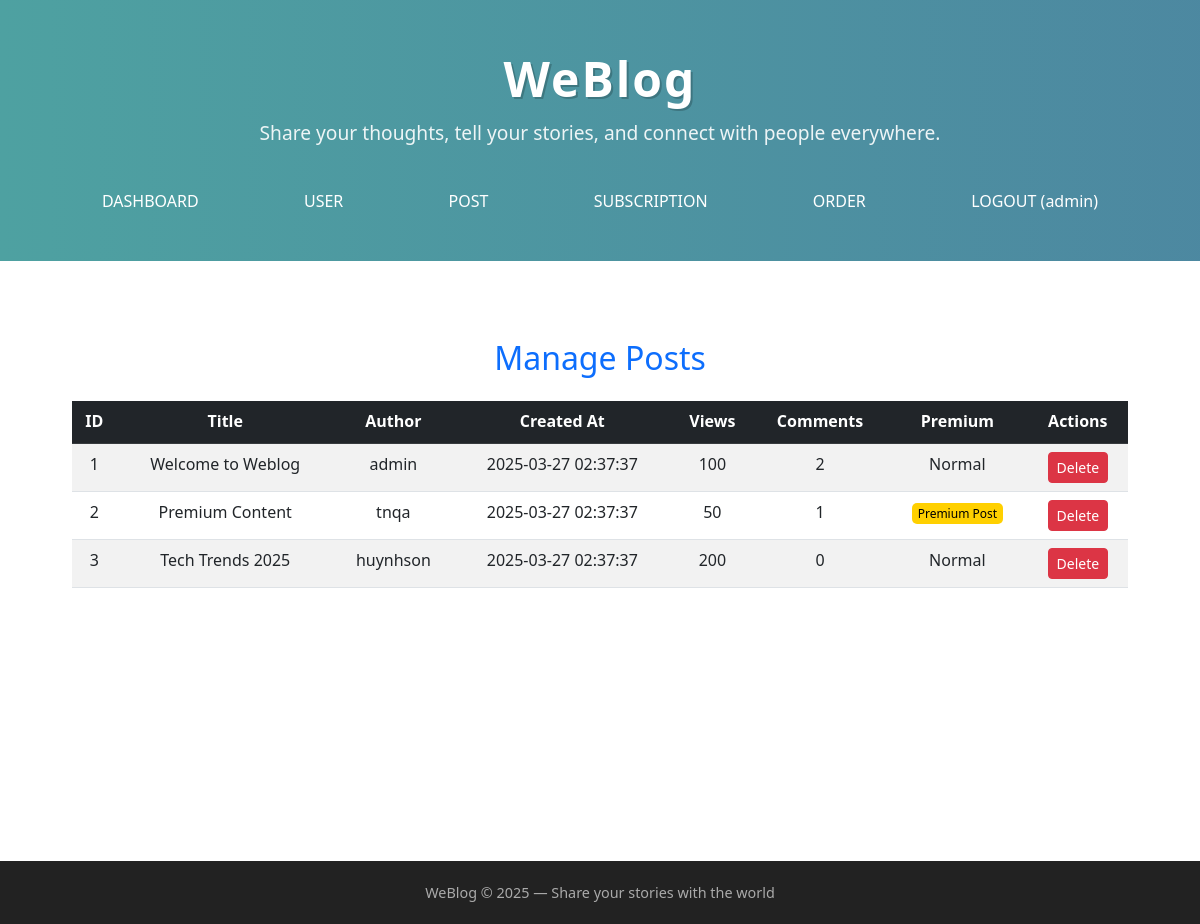
Screenshot of /admin/posts.php (signed in) with the database file from the repository.
### tables this page shows
CREATE TABLE posts (
  id INT AUTO_INCREMENT PRIMARY KEY,
  user_id INT,
  title VARCHAR(200),
  content TEXT,
  created_at DATETIME DEFAULT CURRENT_TIMESTAMP,
  views INT DEFAULT 0,
  premium BOOLEAN DEFAULT FALSE,
  thumbnail_path text NOT NULL,
  FOREIGN KEY (user_id) REFERENCES users(id) ON DELETE CASCADE
);

CREATE TABLE users (
  id INT AUTO_INCREMENT PRIMARY KEY,
  username VARCHAR(50) UNIQUE,
  password VARCHAR(100),
  email VARCHAR(100) UNIQUE,
  role_id INT,
  bio TEXT,
  avatar_path VARCHAR(255), 
  created_at DATETIME DEFAULT CURRENT_TIMESTAMP,
  FOREIGN KEY (role_id) REFERENCES roles(id) ON DELETE SET NULL
);

### admin/posts.php (the view, shortened to what this page needs)
<?php
include '../includes/header.php';
$query = "SELECT posts.id, posts.title, posts.created_at, posts.views, posts.premium, users.username,
                 (SELECT COUNT(*) FROM comments WHERE comments.post_id = posts.id) AS comment_count
          FROM posts
          JOIN users ON posts.user_id = users.id";
$result = mysqli_query($conn, $query);
?>
<link rel="stylesheet" href="https://cdn.jsdelivr.net/npm/bootstrap@5.3.0/dist/css/bootstrap.min.css">
<link rel="stylesheet" href="../assets/css/style.css">
<link rel="stylesheet" href="../assets/css/admin.css">
<div class="container mt-5">
    <h2 class="text-center text-primary mb-4">Manage Posts</h2>
    <div class="table-responsive">
        <table class="table table-striped table-hover">
            <thead class="table-dark">
                <tr>
                    <th>ID</th>
                    <th>Title</th>
                    <th>Author</th>
                    <th>Created At</th>
                    <th>Views</th>
                    <th>Comments</th>
                    <th>Premium</th>
                    <th>Actions</th>
                </tr>
            </thead>
            <tbody>
                <?php while ($row = mysqli_fetch_assoc($result)) { ?>
                    <tr>
                        <td><?php echo htmlspecialchars($row['id']); ?></td>
                        <td><?php echo htmlspecialchars($row['title']); ?></td>
                        <td><?php echo htmlspecialchars($row['username']); ?></td>
                        <td><?php echo htmlspecialchars($row['created_at']); ?></td>
                        <td><?php echo htmlspecialchars($row['views']); ?></td>
                        <td><?php echo htmlspecialchars($row['comment_count']); ?></td>
                        <td>
                            <?php echo $row['premium'] ? "<span class='premium'>Premium Post</span>" : "Normal"; ?>
                        </td>
                        <td>
                            <a href="delete_post.php?id=<?php echo $row['id']; ?>" class="btn btn-danger btn-sm" onclick="return confirm('Are you sure?');">Delete</a>
                        </td>
                    </tr>
                <?php } ?>
            </tbody>
        </table>
    </div>
</div>
<?php include '../includes/footer.php'; ?>

### assets/css/style.css (style rules this page uses)
* { margin: 0; padding: 0; box-sizing: border-box; }
body { font-family: 'Segoe UI', Tahoma, Geneva, Verdana, sans-serif; line-height: 1.6; }
.container { width: 90%; max-width: 1100px; margin: auto; text-align: center; }

### assets/css/admin.css (style rules this page uses)
.premium { background: #ffd000; color: #000; padding: 2px 6px; border-radius: 5px; font-size: 12px; }

### rows the page displays
posts: id "1", title "Welcome to Weblog", user.username "admin", created_at "2025-03-27 02:37:37", views "100", comment_count "2", premium "Normal"
posts: id "2", title "Premium Content", user.username "tnqa", created_at "2025-03-27 02:37:37", views "50", comment_count "1", premium "Premium Post"
posts: id "3", title "Tech Trends 2025", user.username "huynhson", created_at "2025-03-27 02:37:37", views "200", comment_count "0", premium "Normal"

### other values shown
$_SESSION['username'] "admin"
